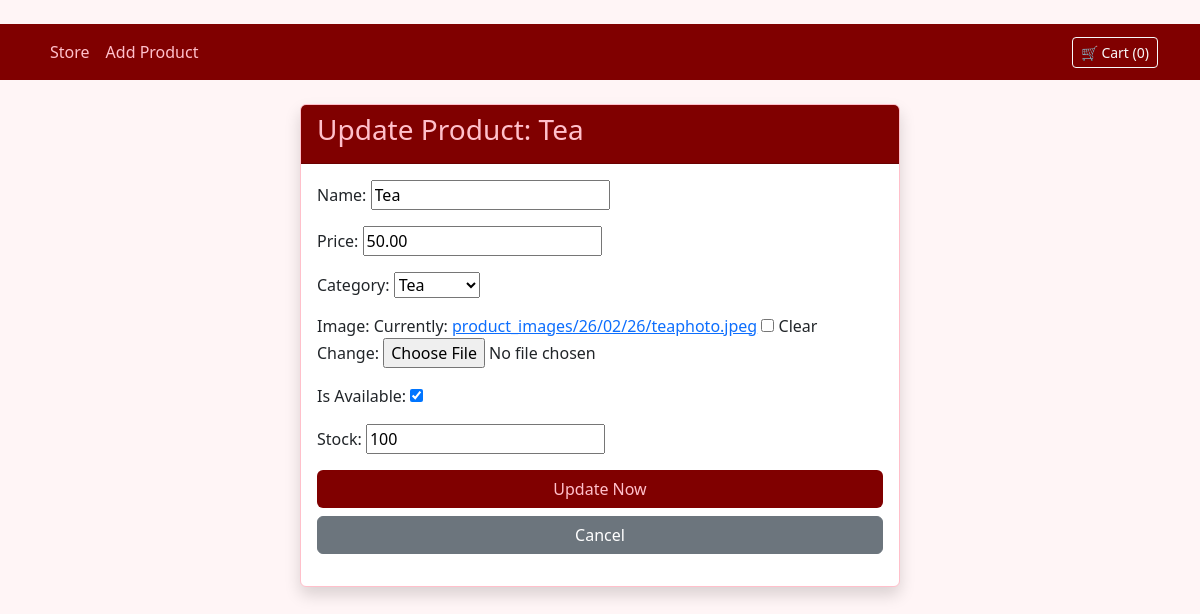
The app's page /update/1/ with its own data.
### product/models.py (models this page shows, shortened)
class product(models.Model):
    categories = [('Tea','Tea'), ('coffee','coffee'), ('Juice','Juice'),('Folwers','Folwers'),('Laptop','Laptop'),('Fruit','Fruit'),('LipGloss','LipGloss')]
    name = models.CharField(max_length=50)
    price = models.DecimalField(max_digits=10, decimal_places=2, validators=[MinValueValidator(0.01)])
    category = models.CharField(max_length=50, choices=categories)
    image = models.ImageField(upload_to='product_images/%y/%m/%d', blank=True)
    Is_Available = models.BooleanField(default=True)
    stock = models.PositiveIntegerField(default=0)

### product/views.py (the view)
# urls.py: path('update/<int:pk>/', views.Updatepro, name='update_pro'),
def Updatepro(request, pk):
    pro_instance = get_object_or_404(product, pk=pk)
    if request.method == 'POST':
        form = AddPro(request.POST, request.FILES, instance=pro_instance)
        if form.is_valid():
            form.save()
            return redirect('product_List')
    else: form = AddPro(instance=pro_instance)
    return render(request, 'pages/update.html', {'pro_add': form, 'product': pro_instance})

### product/form.py
class AddPro(forms.ModelForm):
    class Meta:
        model = product
        fields = ['name', 'price', 'category', 'image', 'Is_Available', 'stock']

### templates/pages/update.html (shortened to what this page needs)
{% extends 'base.html' %}
{% block content %}
<div class="card shadow" style="max-width: 600px; margin: auto; border: 1px solid #FFC0CB;">
    <div class="card-header" style="background: #800000; color: #FFC0CB;">
        <h3>Update Product: {{ product.name }}</h3>
    </div>
    <div class="card-body">
        <form method="POST" enctype="multipart/form-data">
            {{ pro_add.as_p }}
            <button type="submit" class="btn btn-custom w-100">Update Now</button>
            <a href="{% url 'product_List' %}" class="btn btn-secondary w-100 mt-2">Cancel</a>
        </form>
    </div>
</div>
{% endblock %}

### templates/base.html (style rules this page uses)
body { background: #fff5f6; }
.btn-custom { background: #800000; color: #FFC0CB; }

### records on screen
product: name "Tea", price "50.00", category "Tea", Is_Available "☑", stock "100"

### other values on screen
{{ request.session.cart|length|default:0 }} "0"
